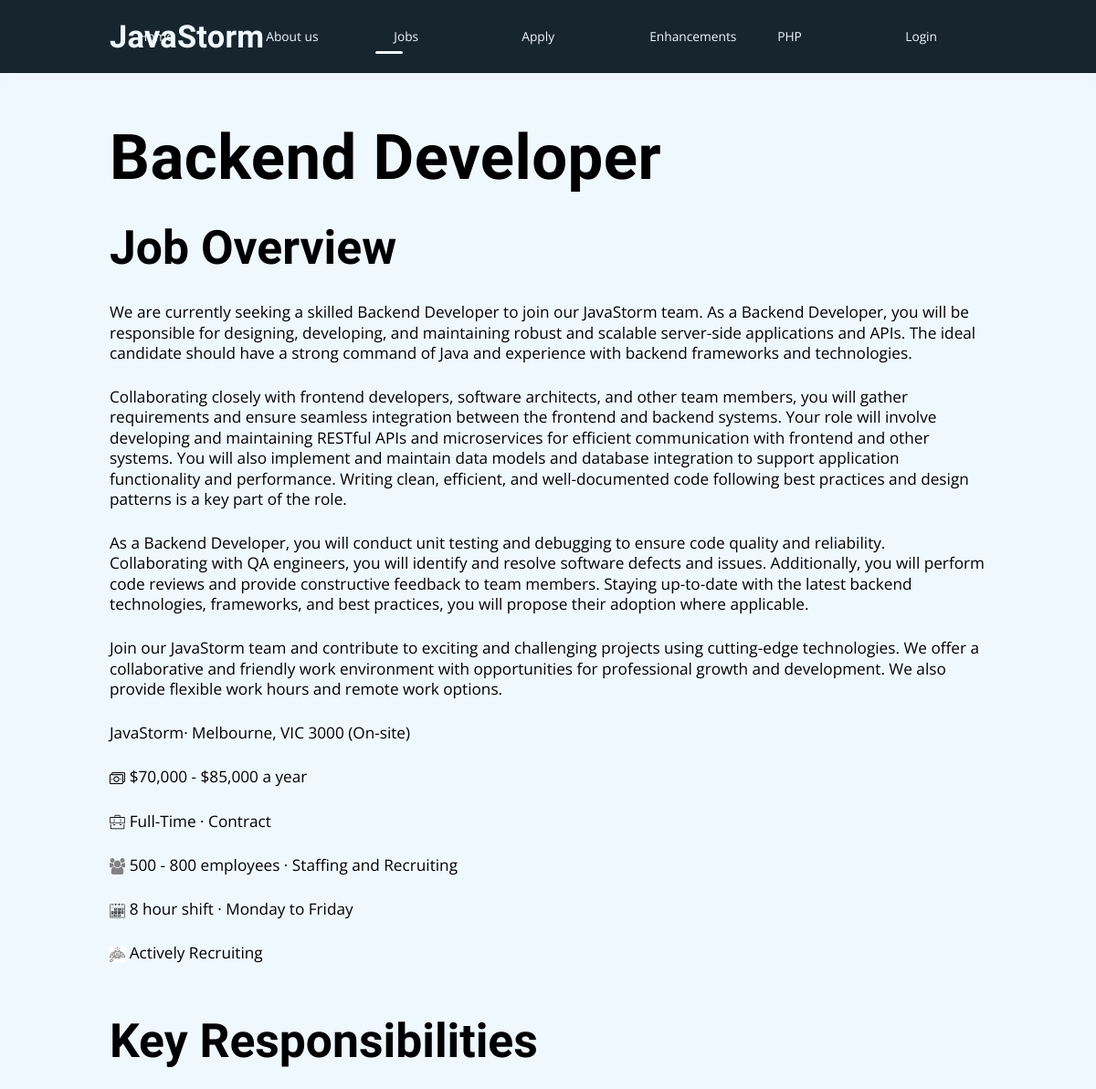
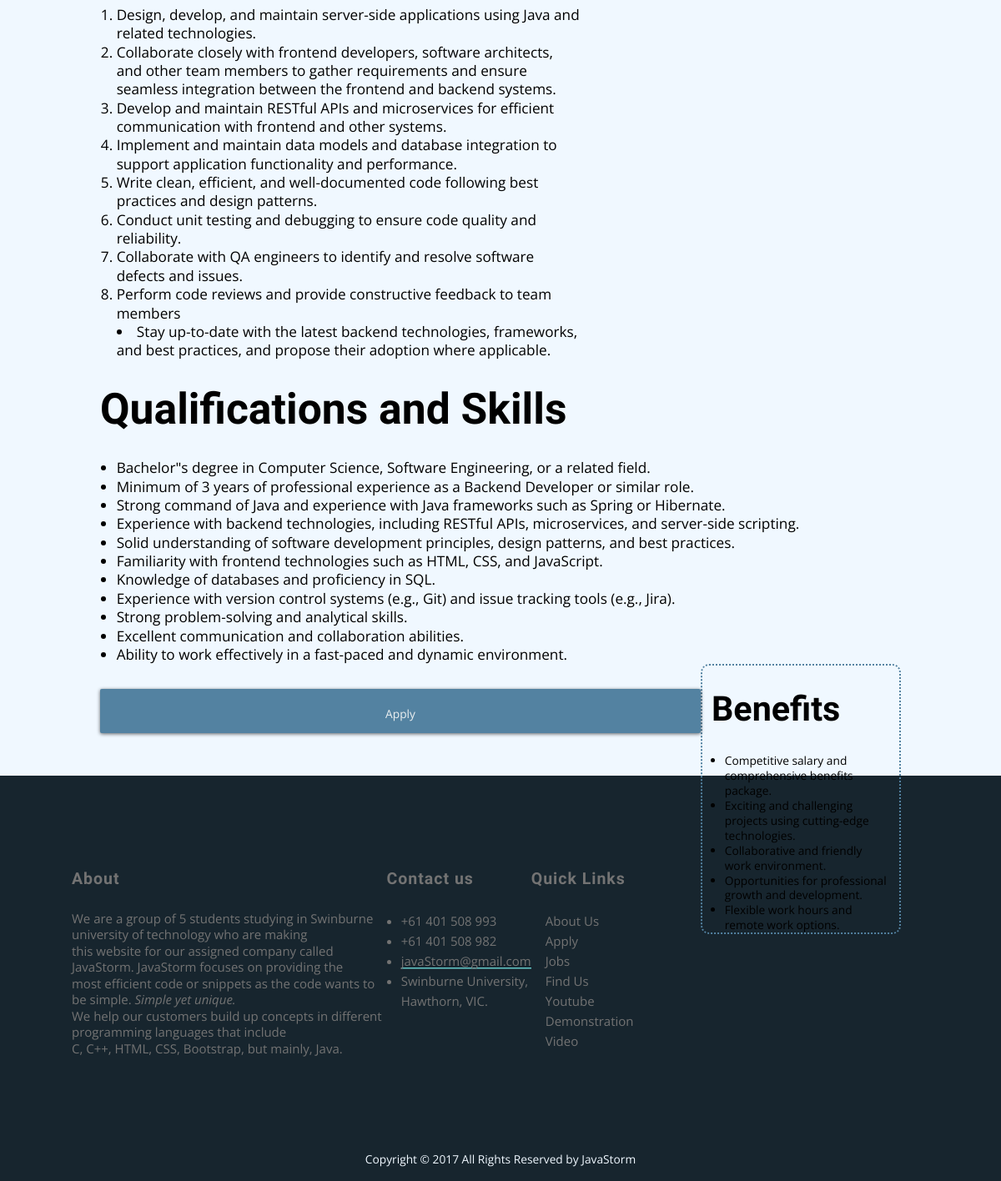
Screenshot of /jobs_desc.php?job=BAK23 with the database file from the repository (2 pictures, top to bottom).
### tables this page shows
CREATE TABLE JOB_DESCRIPTION (
	job_description_id INT NOT NULL AUTO_INCREMENT,
	job_reference_number VARCHAR(255) NOT NULL,
	html_page TEXT NOT NULL,
	FOREIGN KEY (job_reference_number) REFERENCES JOB(job_reference_number),
	PRIMARY KEY (job_description_id)
);

### jobs_desc.php (the view, shortened to what this page needs)
<!DOCTYPE html>
<html lang="en">
<head>
</head>
<body>
	<header id="header__job--description">
		<div id="navbar">
			<?php require_once "./common/header.inc" ?>
			<?php
				require_once("./common/menu.php");
				navbar("Jobs");
			?>
		</div>
	</header>
	<main class="job--description">
		<?php
			try {
				require_once("dbconfig/settings.php");
				$conn = mysqli_connect(
					$host,
					$user,
					$pwd,
					$sql_db
				);
				$query = "SELECT * FROM JOB_DESCRIPTION WHERE job_reference_number='" . $_GET['job'] . "';";
				$result = mysqli_query($conn, $query);
				$row = mysqli_fetch_assoc($result);
				echo $row["html_page"];
				echo "<a class='btn' href='apply.html'>Apply</a>";
			} catch(Exception $err) {
				echo "<section><h1>Job Not Found</h1></section>";
				echo "<p>ERROR: " . $err->getMessage() . "</p>";
				echo "<a href='jobs.php' class='link'>Back</a>";
			}
		?>
	</main>
	<?php require_once "./common/footer.inc" ?>
</body>
</html>

### common/header.inc (shortened to what this page needs)
<h3 id="logo"><a href="index.php">JavaStorm</a></h3>

### common/menu.php (shortened to what this page needs)
<?php
function navbar($page_name) {
	$nav = $GLOBALS["nav_elms"];
	echo "<nav id='nav'>";
	foreach ($nav as $name => $addr) {
		if($page_name == $name) {
			echo "<a class='nav-link__current' href='$addr'>$name</a>";
		} else {
			echo "<a href='$addr'>$name</a>";
		}
	}
	echo "<div id='indicator'></div>\n</nav>";
}
?>

### common/footer.inc
<footer>
		<div class="site-footer">
			<section>
				<h5>About</h5>
				<p class="aboutus">
					We are a group of 5 students studying in Swinburne university of technology who are making<br>
					this website for our assigned company called JavaStorm. JavaStorm focuses on providing the <br>
					most efficient code or snippets as the code wants to be simple.<i> Simple yet unique.</i> <br>
					We help our customers build up concepts in different programming languages that include<br>
					C, C++, HTML, CSS, Bootstrap, but mainly, Java.
				</p>
			</section>
			<section>
				<h5>Contact us</h5>
				<ul class="Contact us">
					<li>+61 401 508 993</li>
					<li>+61 401 508 982</li>
					<li><a href="mailto:javastorm@gmail.com" class="link">javaStorm@gmail.com</a></li>
					<li>Swinburne University, Hawthorn, VIC.</li>
				</ul>
			</section>
			<section>
				<h5>Quick Links</h5>
				<ul class="footer-links">
					<li><a href="about.html">About Us</a></li>
					<li><a href="apply.html">Apply</a></li>
					<li><a href="jobs.html">Jobs</a></li>
					<li>
						<a
							href="https://www.google.com/maps/place/Swinburne+University+of+Technology/@-37.8221504,145.0367659,17z/data=!3m1!4b1!4m6!3m5!1s0x6ad642326bae5aaf:0x75e96bbd4988f769!8m2!3d-37.8221504!4d145.0389546!16zL20vMDFrcV9z">
							Find Us
						</a>
					</li>
					<li><a href="https://youtu.be/U001EFWfZJg">Youtube Demonstration Video</a></li>
				</ul>
			</section>
		</div>
		<br>
		<p class="copyright-text"> Copyright &copy; 2017 All Rights Reserved by JavaStorm
		</p>
	</footer>

### rows the page displays
job_description: html_page "Backend Developer Job Overview We are currently seeking a skilled Backend Developer to join our JavaStorm team. As a Backend Developer, you will be responsible for designing, developing, and maintaining robust and scalable server-side applications and APIs. The ideal candidate should have a strong command of Java and experience with backend frameworks and technologies. Collaborating closely with frontend developers, software architects, and other team members, you will gather requirements and ensure seamless integration between the frontend and backend systems. Your role will involve developing and maintaining RESTful APIs and microservices for efficient communication with frontend and…", html_page (picture)

### other values shown
$name "Home"
$name "About us"
$name "Jobs"
$name "Apply"
$name "Enhancements"
$name "PHP"
$name "Login"
